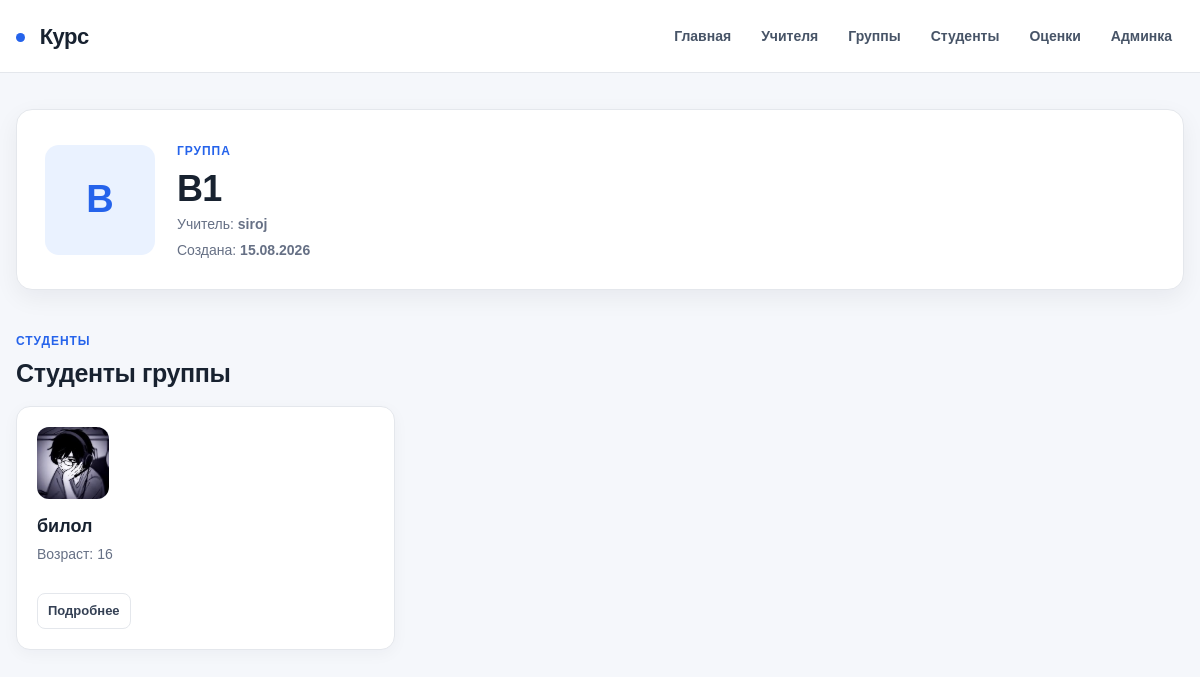
The page /groups/2/ on the database as committed earlier.
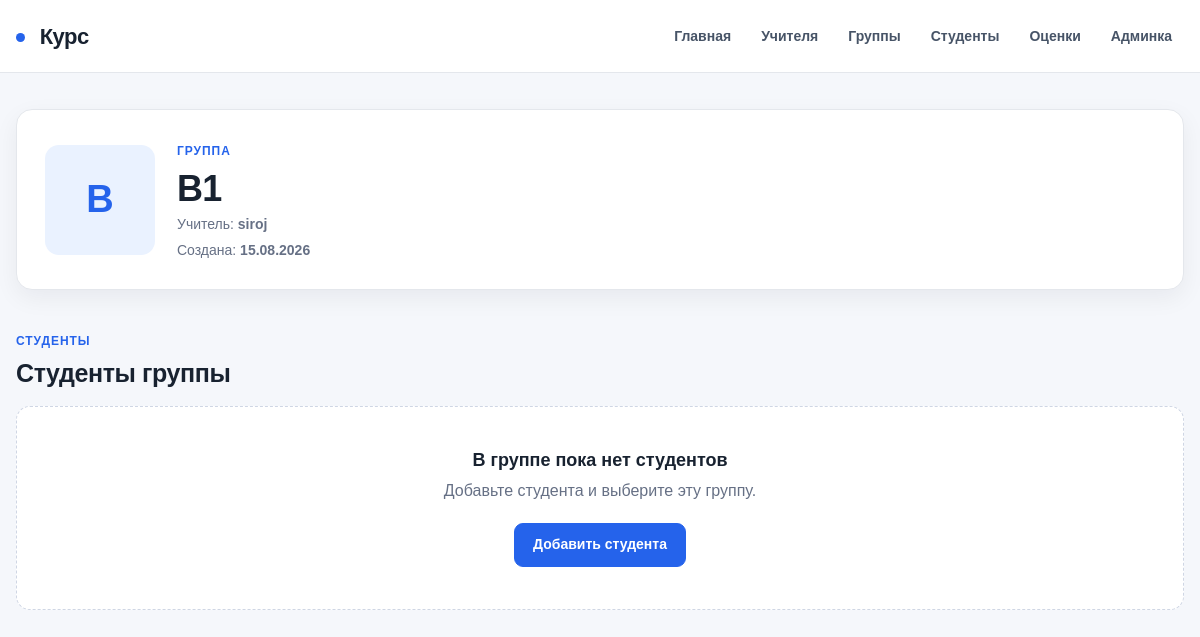
The same page on the database as committed later.
### exam/models.py (models this page shows, shortened)
class Student(models.Model):
    name = models.CharField(max_length=200, verbose_name='Имя')
    age = models.PositiveIntegerField(verbose_name='Возраст')
    avatar = models.ImageField(upload_to='students/', blank=True, null=True, verbose_name='Аватар')
    group = models.ForeignKey(
        Group,
        on_delete=models.CASCADE,
        related_name='students',
        verbose_name='Группа'
    )
    created_at = models.DateTimeField(auto_now_add=True, verbose_name='Дата создания')
    class Meta:
        verbose_name="Студент"
        verbose_name_plural="Студенты"

### exam/views.py (the view)
# urls.py: path('groups/<int:pk>/', views.group_detail, name='group_detail'),
def group_detail(request, pk):
    group = get_object_or_404(Group, id=pk)
    students = group.students.all()
    return render(request, 'group_detail.html', {'group': group, 'students': students})

### exam/templates/group_detail.html (shortened to what this page needs)
{% extends 'base.html' %}
{% block content %}
<div class="detail-card">
    <div class="detail-top">
        <div>
            <div class="detail-avatar detail-avatar-placeholder">{{ group.name|first|upper }}</div>
        </div>
        <div class="detail-info">
            <span class="eyebrow">Группа</span>
            <h1>{{ group.name }}</h1>
            {% if group.mentor %}
                <p>Учитель: <strong>{{ group.mentor.name }}</strong></p>
            {% else %}
                <p>Учитель не назначен</p>
            {% endif %}
            <p>Создана: <strong>{{ group.created_at|date:"d.m.Y" }}</strong></p>
        </div>
    </div>
</div>
<div class="section-heading marks-heading">
    <div>
        <span class="eyebrow">Студенты</span>
        <h2>Студенты группы</h2>
    </div>
</div>
<div class="students">
    {% for student in students %}
        <article class="student-card">
            {% if student.avatar %}
                <img src="{{ student.avatar.url }}" alt="{{ student.name }}" class="student-avatar">
            {% else %}
                <div class="student-avatar student-avatar-placeholder">{{ student.name|first|upper }}</div>
            {% endif %}
            <div class="student-info">
                <h3>{{ student.name }}</h3>
                <p>Возраст: {{ student.age }}</p>
            </div>
            <div class="card-actions">
                <a href="{% url 'student_detail' student.id %}" class="card-link">Подробнее</a>
            </div>
        </article>
    {% empty %}
        <div class="empty-state">
            <h3>В группе пока нет студентов</h3>
            <p>Добавьте студента и выберите эту группу.</p>
            <a href="{% url 'student_create' %}" class="btn">Добавить студента</a>
        </div>
    {% endfor %}
</div>
{% endblock %}

Rows that differ between the two databases and show on the page:
removed Student: avatar (picture), name "билол", age "16"
Other text that changed with them:
text now shown: "В группе пока нет студентов Добавьте студента и выберите эту группу. Добавить студента"
